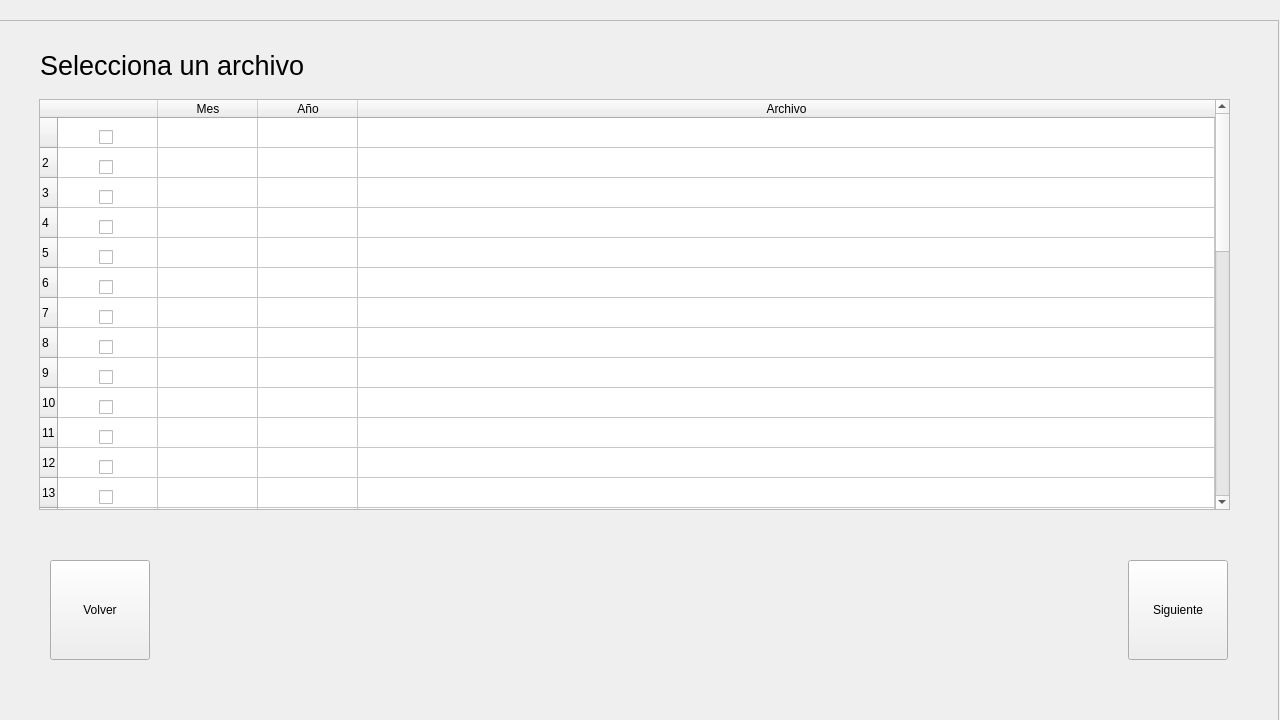
<?xml version="1.0" encoding="UTF-8"?>
<ui version="4.0">
 <class>MainWindow</class>
 <widget class="QWidget" name="MainWindow">
  <property name="enabled">
   <bool>true</bool>
  </property>
  <property name="geometry">
   <rect>
    <x>0</x>
    <y>0</y>
    <width>1280</width>
    <height>720</height>
   </rect>
  </property>
  <property name="windowTitle">
   <string>Form</string>
  </property>
  <property name="autoFillBackground">
   <bool>true</bool>
  </property>
  <widget class="QFrame" name="frame_2">
   <property name="geometry">
    <rect>
     <x>-10</x>
     <y>20</y>
     <width>1289</width>
     <height>730</height>
    </rect>
   </property>
   <property name="autoFillBackground">
    <bool>true</bool>
   </property>
   <property name="styleSheet">
    <string notr="true"/>
   </property>
   <property name="frameShape">
    <enum>QFrame::StyledPanel</enum>
   </property>
   <property name="frameShadow">
    <enum>QFrame::Raised</enum>
   </property>
   <widget class="QWidget" name="widget" native="true">
    <property name="geometry">
     <rect>
      <x>49</x>
      <y>79</y>
      <width>1191</width>
      <height>411</height>
     </rect>
    </property>
    <property name="tabletTracking">
     <bool>true</bool>
    </property>
    <property name="acceptDrops">
     <bool>false</bool>
    </property>
    <property name="autoFillBackground">
     <bool>true</bool>
    </property>
    <widget class="QTableWidget" name="tableWidget">
     <property name="enabled">
      <bool>true</bool>
     </property>
     <property name="geometry">
      <rect>
       <x>0</x>
       <y>0</y>
       <width>1191</width>
       <height>411</height>
      </rect>
     </property>
     <property name="rowCount">
      <number>36</number>
     </property>
     <attribute name="horizontalHeaderStretchLastSection">
      <bool>true</bool>
     </attribute>
     <row>
      <property name="text">
       <string/>
      </property>
     </row>
     <row/>
     <row/>
     <row/>
     <row/>
     <row/>
     <row/>
     <row/>
     <row/>
     <row/>
     <row/>
     <row/>
     <row/>
     <row/>
     <row/>
     <row/>
     <row/>
     <row/>
     <row/>
     <row/>
     <row/>
     <row/>
     <row/>
     <row/>
     <row/>
     <row/>
     <row/>
     <row/>
     <row/>
     <row/>
     <row/>
     <row/>
     <row/>
     <row/>
     <row/>
     <row/>
     <column>
      <property name="text">
       <string/>
      </property>
     </column>
     <column>
      <property name="text">
       <string>Mes</string>
      </property>
     </column>
     <column>
      <property name="text">
       <string>Año</string>
      </property>
     </column>
     <column>
      <property name="text">
       <string>Archivo</string>
      </property>
     </column>
     <item row="1" column="0">
      <property name="text">
       <string/>
      </property>
     </item>
    </widget>
    <widget class="QCheckBox" name="casilla1">
     <property name="geometry">
      <rect>
       <x>60</x>
       <y>60</y>
       <width>16</width>
       <height>17</height>
      </rect>
     </property>
     <property name="text">
      <string/>
     </property>
    </widget>
    <widget class="QCheckBox" name="casilla2">
     <property name="geometry">
      <rect>
       <x>60</x>
       <y>90</y>
       <width>16</width>
       <height>17</height>
      </rect>
     </property>
     <property name="text">
      <string/>
     </property>
    </widget>
    <widget class="QCheckBox" name="casilla3">
     <property name="geometry">
      <rect>
       <x>60</x>
       <y>120</y>
       <width>16</width>
       <height>17</height>
      </rect>
     </property>
     <property name="text">
      <string/>
     </property>
    </widget>
    <widget class="QCheckBox" name="casilla4">
     <property name="geometry">
      <rect>
       <x>60</x>
       <y>150</y>
       <width>16</width>
       <height>17</height>
      </rect>
     </property>
     <property name="text">
      <string/>
     </property>
    </widget>
    <widget class="QCheckBox" name="casilla5">
     <property name="geometry">
      <rect>
       <x>60</x>
       <y>180</y>
       <width>16</width>
       <height>17</height>
      </rect>
     </property>
     <property name="text">
      <string/>
     </property>
    </widget>
    <widget class="QCheckBox" name="casilla6">
     <property name="geometry">
      <rect>
       <x>60</x>
       <y>210</y>
       <width>16</width>
       <height>17</height>
      </rect>
     </property>
     <property name="text">
      <string/>
     </property>
    </widget>
    <widget class="QCheckBox" name="casilla7">
     <property name="geometry">
      <rect>
       <x>60</x>
       <y>240</y>
       <width>16</width>
       <height>17</height>
      </rect>
     </property>
     <property name="text">
      <string/>
     </property>
    </widget>
    <widget class="QCheckBox" name="casilla8">
     <property name="geometry">
      <rect>
       <x>60</x>
       <y>270</y>
       <width>16</width>
       <height>17</height>
      </rect>
     </property>
     <property name="text">
      <string/>
     </property>
    </widget>
    <widget class="QCheckBox" name="casilla9">
     <property name="geometry">
      <rect>
       <x>60</x>
       <y>300</y>
       <width>16</width>
       <height>17</height>
      </rect>
     </property>
     <property name="text">
      <string/>
     </property>
    </widget>
    <widget class="QCheckBox" name="casilla10">
     <property name="geometry">
      <rect>
       <x>60</x>
       <y>330</y>
       <width>16</width>
       <height>17</height>
      </rect>
     </property>
     <property name="text">
      <string/>
     </property>
    </widget>
    <widget class="QCheckBox" name="casilla11">
     <property name="geometry">
      <rect>
       <x>60</x>
       <y>360</y>
       <width>16</width>
       <height>17</height>
      </rect>
     </property>
     <property name="text">
      <string/>
     </property>
    </widget>
    <widget class="QCheckBox" name="casilla12">
     <property name="geometry">
      <rect>
       <x>60</x>
       <y>390</y>
       <width>16</width>
       <height>17</height>
      </rect>
     </property>
     <property name="text">
      <string/>
     </property>
    </widget>
    <widget class="QCheckBox" name="casilla">
     <property name="geometry">
      <rect>
       <x>60</x>
       <y>30</y>
       <width>16</width>
       <height>17</height>
      </rect>
     </property>
     <property name="text">
      <string/>
     </property>
    </widget>
   </widget>
   <widget class="QPushButton" name="add">
    <property name="geometry">
     <rect>
      <x>1138</x>
      <y>540</y>
      <width>100</width>
      <height>100</height>
     </rect>
    </property>
    <property name="text">
     <string>Siguiente</string>
    </property>
    <property name="icon">
     <iconset>
      <normaloff>:/images/icons/descarga (1).png</normaloff>:/images/icons/descarga (1).png</iconset>
    </property>
    <property name="iconSize">
     <size>
      <width>100</width>
      <height>100</height>
     </size>
    </property>
   </widget>
   <widget class="QPushButton" name="back">
    <property name="geometry">
     <rect>
      <x>60</x>
      <y>540</y>
      <width>100</width>
      <height>100</height>
     </rect>
    </property>
    <property name="text">
     <string>Volver</string>
    </property>
    <property name="icon">
     <iconset>
      <normaloff>resources.qrc/icons/png-transparent-creative-commons-license-creative-work-free-content-back-arrow-angle-text-trademark.png</normaloff>resources.qrc/icons/png-transparent-creative-commons-license-creative-work-free-content-back-arrow-angle-text-trademark.png</iconset>
    </property>
    <property name="iconSize">
     <size>
      <width>150</width>
      <height>100</height>
     </size>
    </property>
   </widget>
   <widget class="QLabel" name="label">
    <property name="geometry">
     <rect>
      <x>50</x>
      <y>30</y>
      <width>300</width>
      <height>31</height>
     </rect>
    </property>
    <property name="font">
     <font>
      <pointsize>20</pointsize>
     </font>
    </property>
    <property name="text">
     <string>Selecciona un archivo</string>
    </property>
   </widget>
  </widget>
 </widget>
 <resources/>
 <connections/>
</ui>
